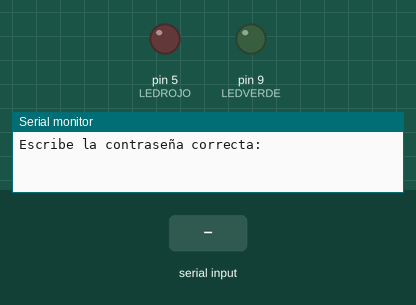
Bench run of a sketch on a simulated Arduino Uno, built with avr-gcc and run on an emulated ATmega328P. Shown: output pins drawn as LEDs (lit = HIGH), the last lines printed to the serial monitor. Dashed ring = blinking. The inputs (shaded band) are chosen by the test bench.

Above: at 1.2 s.
1.3 s: "1" received over Serial
At 1.4 s:
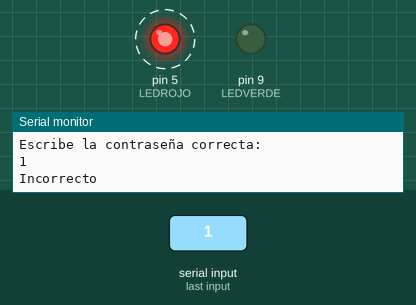
Timing chart, 0 to 4.3 s (numbered marks = the images above; inputs shaded):
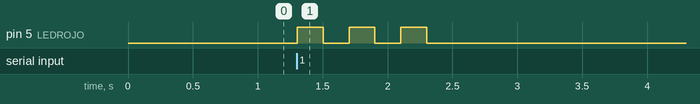

Measured:
- after the input at 1.3 s, pin 5 (LEDROJO): alternates HIGH for 0.20 s and LOW for 0.20 s, 6 changes in all, then stays LOW, starting at once

The sketch:

SerialPasswordSmartHome.ino
```cpp
//Prende o Apaga LED Verde o Rojo, parpadeando si contraseña serial es correcta

int LEDROJO = 5;
int LEDVERDE = 9;
String readStringTemp;
String secret = "dario";

void setup() {
 Serial.begin(9600);
 pinMode(LEDROJO, OUTPUT);
 pinMode(LEDVERDE, OUTPUT);
 Serial.println("Escribe la contraseña correcta: ");
}

void loop() {

 while (Serial.available()) {  //Si hay algo en el serial (despues de presionar enter)
    delay(2);                  //Dejar que entre el siguiente byte de info
    char c = Serial.read();    //Leer caracter del serial y borrarlo del buffer
    readStringTemp += c;
    readStringTemp.trim();
  }

if (readStringTemp.length() >0) {
    Serial.println(readStringTemp);
    if(secret == readStringTemp)  {
      Serial.println("Correcto");
      for (int i = 0; i < 3; i++) {
        digitalWrite(LEDVERDE, HIGH);
        delay(200);
        digitalWrite(LEDVERDE, LOW);
        delay(200);
      }
    } else {
      Serial.println("Incorrecto");
      for (int i = 0; i < 3; i++) {
        digitalWrite(LEDROJO, HIGH);
        delay(200);
        digitalWrite(LEDROJO, LOW);
        delay(200);
      }
      }
    readStringTemp="";
  }

}
```
